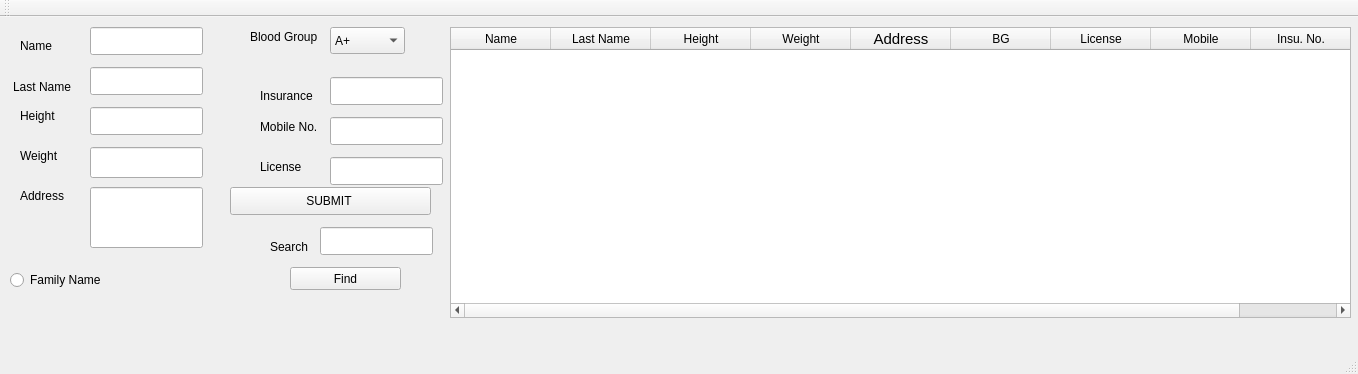
<?xml version="1.0" encoding="UTF-8"?>
<ui version="4.0">
 <class>MainWindow</class>
 <widget class="QMainWindow" name="MainWindow">
  <property name="geometry">
   <rect>
    <x>0</x>
    <y>0</y>
    <width>1358</width>
    <height>374</height>
   </rect>
  </property>
  <property name="windowTitle">
   <string>MainWindow</string>
  </property>
  <widget class="QWidget" name="centralWidget">
   <widget class="QLabel" name="label">
    <property name="geometry">
     <rect>
      <x>20</x>
      <y>20</y>
      <width>54</width>
      <height>18</height>
     </rect>
    </property>
    <property name="text">
     <string>Name</string>
    </property>
   </widget>
   <widget class="QComboBox" name="comboBox">
    <property name="geometry">
     <rect>
      <x>330</x>
      <y>10</y>
      <width>75</width>
      <height>27</height>
     </rect>
    </property>
    <item>
     <property name="text">
      <string>A+</string>
     </property>
    </item>
    <item>
     <property name="text">
      <string>A-</string>
     </property>
    </item>
    <item>
     <property name="text">
      <string>AB+</string>
     </property>
    </item>
    <item>
     <property name="text">
      <string>AB-</string>
     </property>
    </item>
    <item>
     <property name="text">
      <string>B+</string>
     </property>
    </item>
    <item>
     <property name="text">
      <string>B-</string>
     </property>
    </item>
    <item>
     <property name="text">
      <string>O+</string>
     </property>
    </item>
    <item>
     <property name="text">
      <string>O-</string>
     </property>
    </item>
   </widget>
   <widget class="QLabel" name="label_8">
    <property name="geometry">
     <rect>
      <x>260</x>
      <y>70</y>
      <width>54</width>
      <height>18</height>
     </rect>
    </property>
    <property name="text">
     <string>Insurance</string>
    </property>
   </widget>
   <widget class="QLabel" name="label_4">
    <property name="geometry">
     <rect>
      <x>20</x>
      <y>130</y>
      <width>54</width>
      <height>18</height>
     </rect>
    </property>
    <property name="text">
     <string>Weight</string>
    </property>
   </widget>
   <widget class="QPushButton" name="pushButton_2">
    <property name="geometry">
     <rect>
      <x>290</x>
      <y>250</y>
      <width>111</width>
      <height>23</height>
     </rect>
    </property>
    <property name="text">
     <string>Find</string>
    </property>
   </widget>
   <widget class="QLineEdit" name="lineEdit">
    <property name="geometry">
     <rect>
      <x>90</x>
      <y>10</y>
      <width>113</width>
      <height>28</height>
     </rect>
    </property>
   </widget>
   <widget class="QLineEdit" name="lineEdit_7">
    <property name="geometry">
     <rect>
      <x>330</x>
      <y>140</y>
      <width>113</width>
      <height>28</height>
     </rect>
    </property>
   </widget>
   <widget class="QLineEdit" name="lineEdit_8">
    <property name="geometry">
     <rect>
      <x>90</x>
      <y>170</y>
      <width>113</width>
      <height>61</height>
     </rect>
    </property>
   </widget>
   <widget class="QLabel" name="label_6">
    <property name="geometry">
     <rect>
      <x>250</x>
      <y>10</y>
      <width>71</width>
      <height>20</height>
     </rect>
    </property>
    <property name="text">
     <string>Blood Group</string>
    </property>
   </widget>
   <widget class="QLabel" name="label_5">
    <property name="geometry">
     <rect>
      <x>260</x>
      <y>100</y>
      <width>61</width>
      <height>20</height>
     </rect>
    </property>
    <property name="text">
     <string>Mobile No.</string>
    </property>
   </widget>
   <widget class="QLineEdit" name="lineEdit_2">
    <property name="geometry">
     <rect>
      <x>90</x>
      <y>130</y>
      <width>113</width>
      <height>31</height>
     </rect>
    </property>
   </widget>
   <widget class="QRadioButton" name="radioButton">
    <property name="geometry">
     <rect>
      <x>10</x>
      <y>250</y>
      <width>131</width>
      <height>26</height>
     </rect>
    </property>
    <property name="text">
     <string>Family Name</string>
    </property>
   </widget>
   <widget class="QLabel" name="label_9">
    <property name="geometry">
     <rect>
      <x>260</x>
      <y>140</y>
      <width>61</width>
      <height>20</height>
     </rect>
    </property>
    <property name="text">
     <string>License</string>
    </property>
   </widget>
   <widget class="QLineEdit" name="lineEdit_3">
    <property name="geometry">
     <rect>
      <x>90</x>
      <y>50</y>
      <width>113</width>
      <height>28</height>
     </rect>
    </property>
   </widget>
   <widget class="QLineEdit" name="lineEdit_5">
    <property name="geometry">
     <rect>
      <x>330</x>
      <y>60</y>
      <width>113</width>
      <height>28</height>
     </rect>
    </property>
   </widget>
   <widget class="QLineEdit" name="lineEdit_6">
    <property name="geometry">
     <rect>
      <x>330</x>
      <y>100</y>
      <width>113</width>
      <height>28</height>
     </rect>
    </property>
   </widget>
   <widget class="QLabel" name="label_10">
    <property name="geometry">
     <rect>
      <x>270</x>
      <y>220</y>
      <width>61</width>
      <height>20</height>
     </rect>
    </property>
    <property name="text">
     <string>Search </string>
    </property>
   </widget>
   <widget class="QLabel" name="label_2">
    <property name="geometry">
     <rect>
      <x>13</x>
      <y>60</y>
      <width>61</width>
      <height>20</height>
     </rect>
    </property>
    <property name="text">
     <string>&lt;html&gt;&lt;head/&gt;&lt;body&gt;&lt;p&gt;&lt;span style=&quot; font-size:9pt;&quot;&gt;Last Name&lt;/span&gt;&lt;/p&gt;&lt;/body&gt;&lt;/html&gt;</string>
    </property>
   </widget>
   <widget class="QPushButton" name="pushButton">
    <property name="geometry">
     <rect>
      <x>230</x>
      <y>170</y>
      <width>201</width>
      <height>28</height>
     </rect>
    </property>
    <property name="text">
     <string>SUBMIT </string>
    </property>
   </widget>
   <widget class="QLineEdit" name="lineEdit_9">
    <property name="geometry">
     <rect>
      <x>320</x>
      <y>210</y>
      <width>113</width>
      <height>28</height>
     </rect>
    </property>
   </widget>
   <widget class="QLabel" name="label_7">
    <property name="geometry">
     <rect>
      <x>20</x>
      <y>170</y>
      <width>54</width>
      <height>18</height>
     </rect>
    </property>
    <property name="text">
     <string>Address</string>
    </property>
   </widget>
   <widget class="QTableWidget" name="tableWidget">
    <property name="geometry">
     <rect>
      <x>450</x>
      <y>10</y>
      <width>901</width>
      <height>291</height>
     </rect>
    </property>
    <column>
     <property name="text">
      <string>Name</string>
     </property>
    </column>
    <column>
     <property name="text">
      <string>Last Name</string>
     </property>
    </column>
    <column>
     <property name="text">
      <string>Height</string>
     </property>
    </column>
    <column>
     <property name="text">
      <string>Weight</string>
     </property>
    </column>
    <column>
     <property name="text">
      <string>Address</string>
     </property>
     <property name="font">
      <font>
       <pointsize>11</pointsize>
      </font>
     </property>
    </column>
    <column>
     <property name="text">
      <string>BG</string>
     </property>
    </column>
    <column>
     <property name="text">
      <string>License</string>
     </property>
    </column>
    <column>
     <property name="text">
      <string>Mobile</string>
     </property>
    </column>
    <column>
     <property name="text">
      <string>Insu. No.</string>
     </property>
    </column>
   </widget>
   <widget class="QLabel" name="label_3">
    <property name="geometry">
     <rect>
      <x>20</x>
      <y>90</y>
      <width>54</width>
      <height>18</height>
     </rect>
    </property>
    <property name="text">
     <string>Height</string>
    </property>
   </widget>
   <widget class="QLineEdit" name="lineEdit_4">
    <property name="geometry">
     <rect>
      <x>90</x>
      <y>90</y>
      <width>113</width>
      <height>28</height>
     </rect>
    </property>
   </widget>
  </widget>
  <widget class="QMenuBar" name="menuBar">
   <property name="geometry">
    <rect>
     <x>0</x>
     <y>0</y>
     <width>1358</width>
     <height>29</height>
    </rect>
   </property>
  </widget>
  <widget class="QToolBar" name="mainToolBar">
   <attribute name="toolBarArea">
    <enum>TopToolBarArea</enum>
   </attribute>
   <attribute name="toolBarBreak">
    <bool>false</bool>
   </attribute>
  </widget>
  <widget class="QStatusBar" name="statusBar"/>
 </widget>
 <layoutdefault spacing="6" margin="11"/>
 <resources/>
 <connections/>
</ui>
